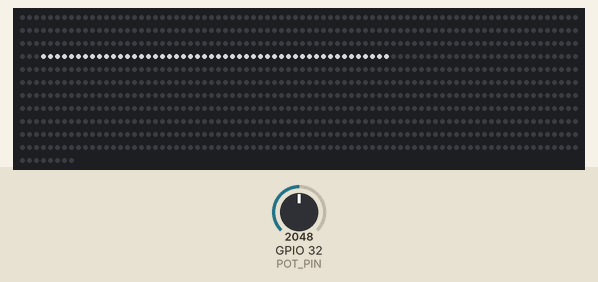
This sketch was run on a simulated ESP32. Parts: 888 RGB LEDs in strip order, left to right, continuing on the next row. The test bench sets the inputs (shaded band); at power-on: GPIO 32 (POT_PIN) = 2048. Dim RGB values are drawn brighter than linear; random numbers use the default seed unless the sketch sets one; what the sketch prints to the serial monitor is not drawn.

Above: at 1.3 s.
1.4 s: GPIO 32 (POT_PIN) set to 848
At 2.6 s:
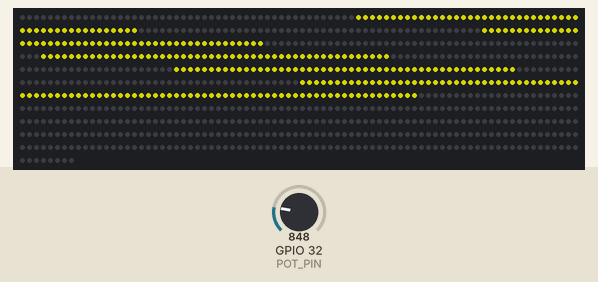
2.9 s: GPIO 32 (POT_PIN) set to 491
At 3.7 s:
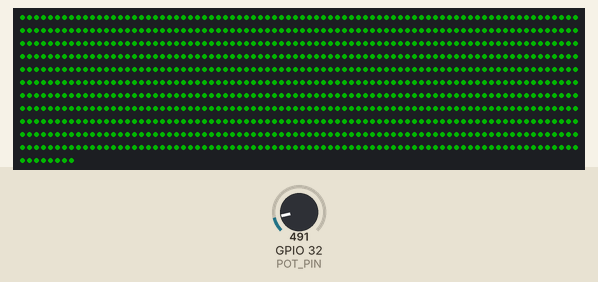
4.4 s: GPIO 32 (POT_PIN) set to 203
At 5.2 s:
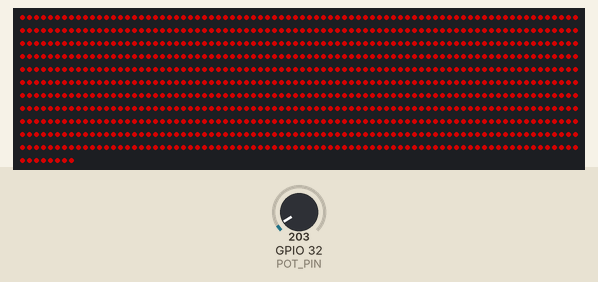
5.9 s: GPIO 32 (POT_PIN) set to 8
At 6.6 s:
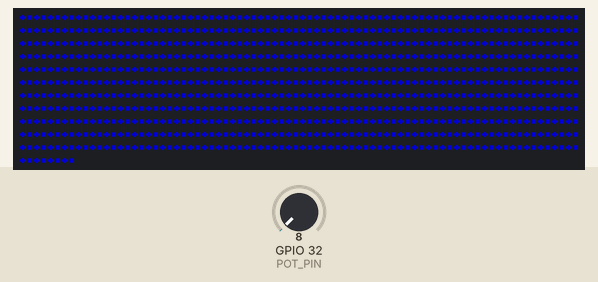
7.4 s: GPIO 32 (POT_PIN) set to 928
At 7.7 s:
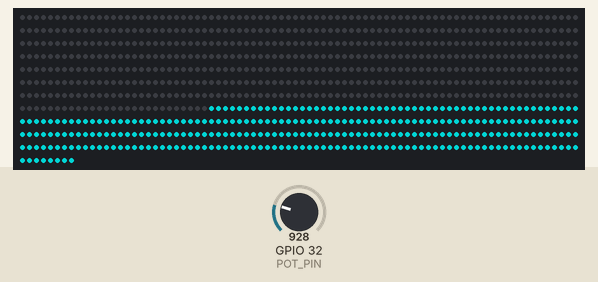
8.9 s: GPIO 32 (POT_PIN) set to 400
At 9.2 s:
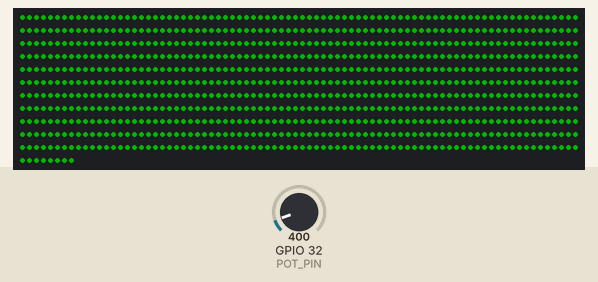
Timing chart, 0 to 11.4 s (numbered marks = the images above; inputs shaded):
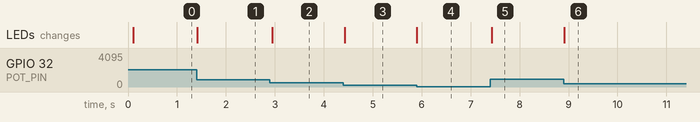

The sketch:

test_patterns.ino
```cpp
/**
 * Hexagonal Cylinder LED Test Patterns for ESP32
 * Dynamic pattern selection with potentiometer control
 *
 * Hardware:
 * - ESP32 Development Board
 * - 888 WS2815 LEDs arranged in hexagonal cylinder (VERIFIED)
 * - Data pin: GPIO 33
 * - Potentiometer on GPIO 32 (ADC1_CH4)
 *
 * Potentiometer Wiring:
 * - One outer pin → 3.3V (NOT 5V!)
 * - Other outer pin → GND
 * - Center (wiper) pin → GPIO 32
 * - NO pull-up or pull-down resistor needed
 * - Use 10kΩ potentiometer for best results
 * - Optional: 0.1µF capacitor between GPIO 32 and GND for noise filtering
 *
 * ADC Configuration:
 * - 12-bit resolution (0-4095)
 * - 11dB attenuation for full 0-3.3V range
 * - DON'T use pinMode() for ADC pins - it interferes!
 * - Readings are averaged (3 samples) for stability
 * - Check Serial Monitor for pot value debugging
 *
 * Troubleshooting:
 * - If pot goes to max too quickly, check your wiring
 * - ESP32 ADC is non-linear near 3.3V
 * - Try connecting pot to VIN→GND instead of 3.3V→GND
 * - Or use a voltage divider to limit max voltage to 2.5V
 * - Check Serial Monitor calibration test at startup
 *
 * Configuration:
 * - POT_CHANGE_PERCENT: Sensitivity (5-20 recommended, default 10)
 * - USE_AUTO_CALIBRATION: true = auto-detect range, false = use 0-4095
 * - IDLE_TIMEOUT: Time before entering random mode (default 60s)
 * - RANDOM_INTERVAL: Pattern change interval in random mode (default 60s)
 *
 * Behavior:
 * - AUTO-CALIBRATION (if enabled): Turn pot through full range at startup
 * - Potentiometer controls pattern selection (24 patterns)
 * - Moving pot X% of range selects new pattern immediately
 * - After idle timeout, enters RANDOM mode automatically
 * - RANDOM mode switches patterns at interval
 * - Moving pot exits RANDOM mode and returns to MANUAL control
 * - Serial Monitor shows: pattern changes, mode transitions (MANUAL/RANDOM)
 *
 * Patterns:
 * - Patterns 0-5: Basic tests (All Blue/Red/Green, Sides, Top, Bottom)
 * - Patterns 6-23: Individual edge tests for LED count verification
 *
 * Shape: Hexagonal Cylinder
 * - 18 edges with VERIFIED LED counts = 888 LEDs total
 * - Edge lengths: 48,49,49,49,49,50,49,48,49,48,49,49,48,49,49,49,49,57
 * - Path: A→G→H→B→I→C→J→D→K→E→L→G→L→F→E→D→C→B→A→F
 */

#include <FastLED.h>

// LED Configuration
#define NUM_LEDS 888  // 18 edges with VERIFIED LED counts (48+49+49+49+49+50+49+48+49+48+49+49+48+49+49+49+49+57)
#define DATA_PIN 33   // ESP32 GPIO 33
#define LED_TYPE WS2815
#define COLOR_ORDER RGB  // Changed from GRB - adjust if colors are still wrong
#define BRIGHTNESS 128
#define FRAMES_PER_SECOND 60

// ============================================================================
// POTENTIOMETER CONFIGURATION - Adjust these to tune behavior
// ============================================================================
#define POT_PIN 32    // Potentiometer on GPIO 32 (ADC1_CH4)
#define POT_CHANGE_PERCENT 3  // Sensitivity: 3=very sensitive, 10=normal, 20=less sensitive
#define IDLE_TIMEOUT 60000  // Milliseconds before random mode (60000 = 1 minute)
#define RANDOM_INTERVAL 60000  // Milliseconds between random pattern changes (60000 = 1 minute)
#define USE_AUTO_CALIBRATION false  // true=auto-detect range at startup, false=use fixed 0-4095

// Pattern Configuration
#define NUM_PATTERNS 24  // 6 basic + 18 individual edges

// LED array
CRGB leds[NUM_LEDS];

// Potentiometer state tracking
int currentPattern = 0;
int lastPotValue = 0;
int lastStablePotValue = 0;
unsigned long lastPotChangeTime = 0;
bool randomMode = false;
unsigned long lastRandomChangeTime = 0;

// ADC Calibration - will be set during startup
int potMinValue = 0;
int potMaxValue = 4095;
int potThreshold = 410;  // Will be recalculated based on actual range and POT_CHANGE_PERCENT

void setup() {
  Serial.begin(115200);

  // Initialize FastLED
  FastLED.addLeds<LED_TYPE, DATA_PIN, COLOR_ORDER>(leds, NUM_LEDS).setCorrection(TypicalLEDStrip);
  FastLED.setBrightness(BRIGHTNESS);

  // Initialize potentiometer ADC
  analogSetWidth(12);
  analogSetAttenuation(ADC_11db);
  analogSetPinAttenuation(POT_PIN, ADC_11db);
  delay(100);

  Serial.println(F("\n=== LED Pattern Controller ==="));

  // Auto-calibration
  if (USE_AUTO_CALIBRATION) {
    Serial.println(F("Calibrating... turn pot through full range"));
    int minReading = 4095;
    int maxReading = 0;
    for (int i = 0; i < 30; i++) {
      int reading = analogRead(POT_PIN);
      if (reading < minReading) minReading = reading;
      if (reading > maxReading) maxReading = reading;
      delay(100);
    }
    potMinValue = max(0, minReading - 50);
    potMaxValue = min(4095, maxReading + 50);
    Serial.print(F("Range: "));
    Serial.print(potMinValue);
    Serial.print(F(" - "));
    Serial.println(potMaxValue);
  } else {
    potMinValue = 0;
    potMaxValue = 4095;
  }

  // Calculate threshold
  int actualRange = potMaxValue - potMinValue;
  potThreshold = (actualRange * POT_CHANGE_PERCENT) / 100;

  // Initialize starting values
  lastPotValue = analogRead(POT_PIN);
  lastStablePotValue = lastPotValue;
  lastPotChangeTime = millis();
  currentPattern = map(constrain(lastPotValue, potMinValue, potMaxValue),
                       potMinValue, potMaxValue, 0, NUM_PATTERNS - 1);

  Serial.print(F("Starting pattern: "));
  Serial.print(currentPattern);
  Serial.print(F(" - "));
  printPatternName(currentPattern);

  // Show pattern distribution info
  int rangePerPattern = actualRange / NUM_PATTERNS;
  Serial.print(F("Each pattern uses ~"));
  Serial.print(rangePerPattern);
  Serial.print(F(" ADC units ("));
  Serial.print(POT_CHANGE_PERCENT);
  Serial.println(F("% sensitivity)"));
  Serial.println(F("Ready!"));
}

void loop() {
  unsigned long currentTime = millis();

  // Read potentiometer value with averaging for stability
  long potSum = 0;
  for (int i = 0; i < 3; i++) {
    potSum += analogRead(POT_PIN);
  }
  int potValue = potSum / 3;

  // Check if potentiometer moved significantly
  int potDifference = abs(potValue - lastStablePotValue);
  if (potDifference >= potThreshold) {
    // Significant movement detected
    lastStablePotValue = potValue;
    lastPotChangeTime = currentTime;

    // Map pot value to pattern number using calibrated range
    int constrainedValue = constrain(potValue, potMinValue, potMaxValue);
    int newPattern = map(constrainedValue, potMinValue, potMaxValue, 0, NUM_PATTERNS - 1);

    if (newPattern != currentPattern) {
      currentPattern = newPattern;
      Serial.print(F("MANUAL → Pattern "));
      Serial.print(currentPattern);
      Serial.print(F(": "));
      printPatternName(currentPattern);
    }

    // Exit random mode
    if (randomMode) {
      randomMode = false;
      Serial.println(F("Exiting RANDOM mode"));
    }
  }

  // Check for idle timeout
  if (!randomMode && (currentTime - lastPotChangeTime >= IDLE_TIMEOUT)) {
    randomMode = true;
    lastRandomChangeTime = currentTime;
    Serial.println(F("Entering RANDOM mode"));
  }

  // Random mode: change pattern at interval
  if (randomMode && (currentTime - lastRandomChangeTime >= RANDOM_INTERVAL)) {
    currentPattern = random(NUM_PATTERNS);
    lastRandomChangeTime = currentTime;
    Serial.print(F("RANDOM → Pattern "));
    Serial.print(currentPattern);
    Serial.print(F(": "));
    printPatternName(currentPattern);
  }

  // Display current pattern
  displayPattern(currentPattern);

  FastLED.show();
  FastLED.delay(1000 / FRAMES_PER_SECOND);
}

// Display a pattern by number
void displayPattern(int patternNum) {
  if (patternNum >= 6 && patternNum <= 23) {
    // Individual edge testing (patterns 6-23 = edges 0-17)
    testSingleEdge(patternNum - 6);
  } else {
    switch(patternNum) {
      case 0: allBlue(); break;
      case 1: allRed(); break;
      case 2: allGreen(); break;
      case 3: sideEdgesOnly(); break;
      case 4: topRingOnly(); break;
      case 5: bottomRingOnly(); break;
      default: allBlue(); break; // Fallback to blue if invalid
    }
  }
}

// Print pattern name to serial
void printPatternName(int patternNum) {
  switch(patternNum) {
    case 0: Serial.println(F("All Blue")); break;
    case 1: Serial.println(F("All Red")); break;
    case 2: Serial.println(F("All Green")); break;
    case 3: Serial.println(F("Side Edges Only")); break;
    case 4: Serial.println(F("Top Ring Only")); break;
    case 5: Serial.println(F("Bottom Ring Only")); break;
    default:
      if (patternNum >= 6 && patternNum <= 23) {
        Serial.print(F("Edge "));
        Serial.println(patternNum - 6);
      } else {
        Serial.println(F("Invalid"));
      }
      break;
  }
}

// ============================================================================
// TEST PATTERNS
// ============================================================================

// Individual Edge Testing - lights up one edge at a time in bright white
void testSingleEdge(uint8_t edgeNum) {
  // Turn off all LEDs
  fill_solid(leds, NUM_LEDS, CRGB::Black);

  // Edge definitions with current LED counts (to be verified)
  // Format: {startIndex, ledCount}
  const uint16_t edges[18][2] = {
    {0, 48},       // Edge 0: A->G - VERIFIED: 48 LEDs
    {48, 49},      // Edge 1: G->H - VERIFIED: 49 LEDs
    {97, 49},      // Edge 2: H->B - VERIFIED: 49 LEDs
    {146, 49},     // Edge 3: B->I - VERIFIED: 49 LEDs (LED 49 is faulty - lights 2 LEDs)
    {194, 49},     // Edge 4: I->C
    {243, 50},     // Edge 5: C->J - VERIFIED: 50 LEDs
    {293, 49},     // Edge 6: J->D - VERIFIED: 49 LEDs
    {342, 48},     // Edge 7: D->K - VERIFIED: 48 LEDs (has faulty LED that lights double)
    {391, 49},     // Edge 8: K->E - VERIFIED: 49 LEDs
    {440, 48},     // Edge 9: E->L - VERIFIED: 48 LEDs
    {488, 49},     // Edge 10: L->G - VERIFIED: 49 LEDs
    {537, 49},     // Edge 11: L->F - VERIFIED: 49 LEDs (has faulty LED that lights double)
    {587, 48},     // Edge 12: F->E - VERIFIED: 48 LEDs
    {635, 49},     // Edge 13: E->D - VERIFIED: 49 LEDs
    {684, 49},     // Edge 14: D->C - VERIFIED: 49 LEDs
    {733, 49},     // Edge 15: C->B - VERIFIED: 49 LEDs
    {782, 49},     // Edge 16: B->A - VERIFIED: 49 LEDs
    {831, 57}      // Edge 17: A->F - VERIFIED: 57 LEDs
  };

  if (edgeNum < 18) {
    uint16_t start = edges[edgeNum][0];
    uint16_t count = edges[edgeNum][1];

    // Light up this edge in bright white
    for (uint16_t i = start; i < start + count && i < NUM_LEDS; i++) {
      leds[i] = CRGB::White;
    }
  }
}

// Pattern 0: All LEDs Blue
void allBlue() {
  fill_solid(leds, NUM_LEDS, CRGB::Blue);
}

// Pattern 1: All LEDs Red
void allRed() {
  fill_solid(leds, NUM_LEDS, CRGB::Red);
}

// Pattern 2: All LEDs Green
void allGreen() {
  fill_solid(leds, NUM_LEDS, CRGB::Green);
}

// Pattern 3: Only Side Edges (vertical edges that go from bottom to top)
void sideEdgesOnly() {
  // Turn off all LEDs first
  fill_solid(leds, NUM_LEDS, CRGB::Black);

  // Light up the 6 vertical edges (sides of hexagon) in white
  // These are edges that connect bottom nodes to top nodes
  // Using VERIFIED LED counts and ranges

  // Edge 0: A->G (0-47) - 48 LEDs - VERTICAL
  for (uint16_t i = 0; i < 48; i++) {
    leds[i] = CRGB::White;
  }

  // Edge 2: H->B (97-145) - 49 LEDs - VERTICAL
  for (uint16_t i = 97; i < 146; i++) {
    leds[i] = CRGB::White;
  }

  // Edge 4: I->C (194-242) - 49 LEDs - VERTICAL
  for (uint16_t i = 194; i < 243; i++) {
    leds[i] = CRGB::White;
  }

  // Edge 6: J->D (293-340) - 48 LEDs - VERTICAL
  for (uint16_t i = 293; i < 341; i++) {
    leds[i] = CRGB::White;
  }

  // Edge 8: K->E (391-439) - 49 LEDs - VERTICAL
  for (uint16_t i = 391; i < 440; i++) {
    leds[i] = CRGB::White;
  }

  // Edge 11: L->F (537-585) - 49 LEDs - VERTICAL
  for (uint16_t i = 537; i < 586; i++) {
    leds[i] = CRGB::White;
  }
}

// Pattern 4: Only Top Ring (horizontal edges at top)
void topRingOnly() {
  // Turn off all LEDs first
  fill_solid(leds, NUM_LEDS, CRGB::Black);

  // Light up all top ring edges in yellow
  // Using VERIFIED LED counts and ranges

  // Edge 1: G->H (48-96) - 49 LEDs - TOP RING
  for (uint16_t i = 48; i < 97; i++) {
    leds[i] = CRGB::Yellow;
  }

  // Edge 3: (146-193) - 49 LEDs - TOP RING
  for (uint16_t i = 146; i < 195; i++) {
    leds[i] = CRGB::Yellow;
  }

  // Edge 5: C->J (243-292) - 50 LEDs - TOP RING
  for (uint16_t i = 243; i < 293; i++) {
    leds[i] = CRGB::Yellow;
  }

  // Edge 7: D->K (342-390) - 48 LEDs - TOP RING (has faulty LED)
  for (uint16_t i = 342; i < 391; i++) {
    leds[i] = CRGB::Yellow;
  }

  // Edge 9: E->L (440-487) - 48 LEDs - TOP RING
  for (uint16_t i = 440; i < 488; i++) {
    leds[i] = CRGB::Yellow;
  }

  // Edge 10: L->G (488-536) - 49 LEDs - TOP RING
  for (uint16_t i = 488; i < 537; i++) {
    leds[i] = CRGB::Yellow;
  }
}

// Pattern 5: Only Bottom Ring (horizontal edges at bottom)
void bottomRingOnly() {
  // Turn off all LEDs first
  fill_solid(leds, NUM_LEDS, CRGB::Black);

  // Light up bottom ring edges in cyan
  // Using VERIFIED LED counts and ranges

  // Edge 12: F->E (587-634) - 48 LEDs - BOTTOM RING
  for (uint16_t i = 587; i < 635; i++) {
    leds[i] = CRGB::Cyan;
  }

  // Edge 13: E->D (635-683) - 49 LEDs - BOTTOM RING
  for (uint16_t i = 635; i < 684; i++) {
    leds[i] = CRGB::Cyan;
  }

  // Edge 14: D->C (684-732) - 49 LEDs - BOTTOM RING
  for (uint16_t i = 684; i < 733; i++) {
    leds[i] = CRGB::Cyan;
  }

  // Edge 15: C->B (733-781) - 49 LEDs - BOTTOM RING
  for (uint16_t i = 733; i < 782; i++) {
    leds[i] = CRGB::Cyan;
  }

  // Edge 16: B->A (782-830) - 49 LEDs - BOTTOM RING
  for (uint16_t i = 782; i < 831; i++) {
    leds[i] = CRGB::Cyan;
  }

  // Edge 17: A->F (831-887) - 57 LEDs - BOTTOM RING
  for (uint16_t i = 831; i < 888; i++) {
    leds[i] = CRGB::Cyan;
  }
}
```

Measured:
- after the input at 1.4 s, the LEDs: change at once (image 1)
- after the input at 2.9 s, the LEDs: change after 0.05 s (image 2)
- after the input at 4.4 s, the LEDs: change at once (image 3)
- after the input at 5.9 s, the LEDs: change at once (image 4)
- after the input at 7.4 s, the LEDs: change at once (image 5)
- after the input at 8.9 s, the LEDs: change at once (image 6)
